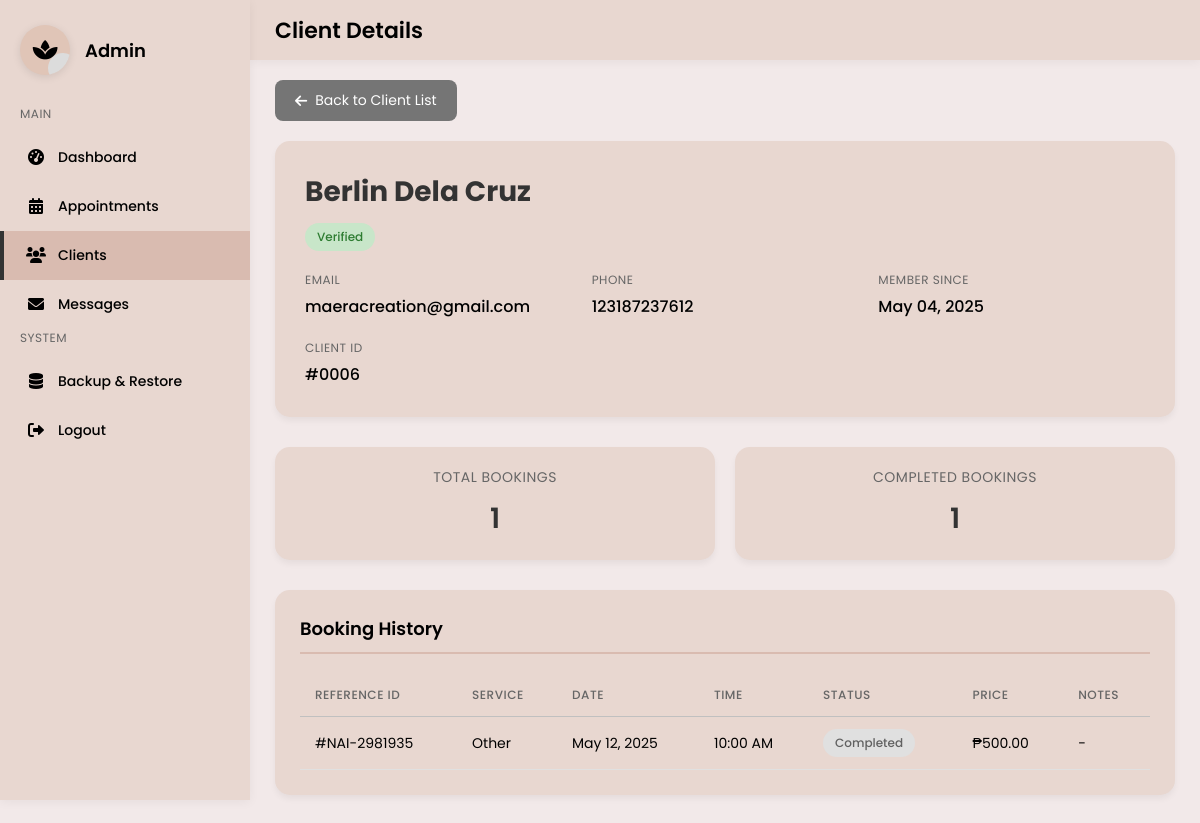
The app's page /client-details.php?id=6 with its own data.
### tables this page shows
CREATE TABLE `users` (
  `id` int(11) NOT NULL AUTO_INCREMENT,
  `first_name` varchar(50) NOT NULL,
  `last_name` varchar(50) NOT NULL,
  `email` varchar(100) NOT NULL,
  `phone` varchar(20) NOT NULL,
  `password` varchar(255) NOT NULL,
  `created_at` timestamp NOT NULL DEFAULT current_timestamp(),
  `verification_token` varchar(64) DEFAULT NULL,
  `token_expiry` datetime DEFAULT NULL,
  `is_verified` tinyint(1) NOT NULL DEFAULT 0,
  PRIMARY KEY (`id`),
  UNIQUE KEY `email` (`email`),
  KEY `idx_email_token` (`email`,`verification_token`),
  KEY `idx_is_verified` (`is_verified`),
  KEY `idx_created_at` (`created_at`),
  KEY `idx_full_name` (`first_name`,`last_name`)
);

CREATE TABLE `bookings` (
  `id` int(11) NOT NULL AUTO_INCREMENT,
  `user_id` int(11) DEFAULT NULL,
  `name` varchar(100) NOT NULL,
  `email` varchar(100) NOT NULL,
  `phone` varchar(20) NOT NULL,
  `service` varchar(50) NOT NULL,
  `date` date NOT NULL,
  `time` varchar(10) NOT NULL,
  `notes` text DEFAULT NULL,
  `technician` varchar(50) DEFAULT 'TBD',
  `duration` int(11) DEFAULT NULL,
  `price` decimal(10,2) DEFAULT NULL,
  `reference_id` varchar(20) NOT NULL,
  `status` enum('pending','confirmed','completed','cancelled') DEFAULT 'pending',
  `created_at` timestamp NOT NULL DEFAULT current_timestamp(),
  PRIMARY KEY (`id`),
  KEY `user_id` (`user_id`),
  CONSTRAINT `bookings_ibfk_1` FOREIGN KEY (`user_id`) REFERENCES `users` (`id`) ON DELETE SET NULL
);

### client-details.php (the view, shortened to what this page needs)
<?php
$conn = mysqli_connect("localhost", "root", "", "nail_architect_db");
$clientId = mysqli_real_escape_string($conn, $_GET['id']);
$clientQuery = "SELECT * FROM users WHERE id = '$clientId'";
$clientResult = mysqli_query($conn, $clientQuery);
$client = mysqli_fetch_assoc($clientResult);
$bookingsQuery = "SELECT b.*, GROUP_CONCAT(bi.image_path) as inspiration_images,
                  pp.image_path as payment_proof
                  FROM bookings b
                  LEFT JOIN booking_images bi ON b.id = bi.booking_id
                  LEFT JOIN payment_proofs pp ON b.id = pp.booking_id
                  WHERE b.user_id = '$clientId'
                  GROUP BY b.id
                  ORDER BY b.created_at DESC";
$bookingsResult = mysqli_query($conn, $bookingsQuery);
$totalBookings = mysqli_num_rows($bookingsResult);
$completedBookings = 0;
mysqli_data_seek($bookingsResult, 0);
while ($booking = mysqli_fetch_assoc($bookingsResult)) {
    if ($booking['status'] == 'completed') {
        $completedBookings++;
    }
}
mysqli_data_seek($bookingsResult, 0);
?>
<!DOCTYPE html>
<html lang="en">
<head>
    <link rel="stylesheet" href="https://cdnjs.cloudflare.com/ajax/libs/font-awesome/6.0.0-beta3/css/all.min.css">
</head>
<body>
    <div class="sidebar">
        <div class="logo-container">
            <div class="logo">
                <i class="fas fa-spa" style="font-size: 22px; z-index: 1;"></i>
            </div>
            <div class="admin-title">Admin</div>
        </div>
        <div class="nav-menu">
            <div class="menu-section">MAIN</div>
            <div class="menu-item" onclick="window.location.href='admin-dashboard.php'">
                <div class="menu-icon"><i class="fas fa-tachometer-alt"></i></div>
                <div class="menu-text">Dashboard</div>
            </div>
            <div class="menu-item" onclick="window.location.href='admin-appointments.php'">
                <div class="menu-icon"><i class="fas fa-calendar-alt"></i></div>
                <div class="menu-text">Appointments</div>
            </div>
            <div class="menu-item active" onclick="window.location.href='clients.php'">
                <div class="menu-icon"><i class="fas fa-users"></i></div>
                <div class="menu-text">Clients</div>
            </div>
            <div class="menu-item" onclick="window.location.href='admin-messages.php'">
                <div class="menu-icon"><i class="fas fa-envelope"></i></div>
                <div class="menu-text">Messages</div>
            </div>
            <div class="menu-section">SYSTEM</div>
            <div class="menu-item" onclick="window.location.href='admin-backup.php'">
                <div class="menu-icon"><i class="fas fa-database"></i></div>
                <div class="menu-text">Backup & Restore</div>
            </div>
            <div class="menu-item" onclick="window.location.href='logout.php'">
                <div class="menu-icon"><i class="fas fa-sign-out-alt"></i></div>
                <div class="menu-text">Logout</div>
            </div>
        </div>
    </div>
    <div class="top-bar">
        <div class="page-title">Client Details</div>
    </div>
    <div class="content-wrapper">
        <a href="clients.php" class="btn-back">
            <i class="fas fa-arrow-left"></i> Back to Client List
        </a>
        <div class="client-header">
            <h1><?php echo $client['first_name'] . ' ' . $client['last_name']; ?></h1>
            <?php
            $statusBadge = $client['is_verified'] ?
                '<span class="status-badge status-verified">Verified</span>' :
                '<span class="status-badge status-unverified">Unverified</span>';
            echo $statusBadge;
            ?>
            <div class="client-info">
                <div class="info-item">
                    <span class="info-label">Email</span>
                    <span class="info-value"><?php echo $client['email']; ?></span>
                </div>
                <div class="info-item">
                    <span class="info-label">Phone</span>
                    <span class="info-value"><?php echo $client['phone']; ?></span>
                </div>
                <div class="info-item">
                    <span class="info-label">Member Since</span>
                    <span class="info-value"><?php echo date('F d, Y', strtotime($client['created_at'])); ?></span>
                </div>
                <div class="info-item">
                    <span class="info-label">Client ID</span>
                    <span class="info-value">#<?php echo str_pad($client['id'], 4, '0', STR_PAD_LEFT); ?></span>
                </div>
            </div>
        </div>
        <div class="dashboard-grid">
            <div class="stat-card">
                <div class="stat-title">Total Bookings</div>
                <div class="stat-value"><?php echo $totalBookings; ?></div>
            </div>
            <div class="stat-card">
                <div class="stat-title">Completed Bookings</div>
                <div class="stat-value"><?php echo $completedBookings; ?></div>
            </div>
        </div>
        <div class="content-section">
            <h2 class="section-title">Booking History</h2>
            <?php if (mysqli_num_rows($bookingsResult) > 0): ?>
                <table>
                    <thead>
                        <tr>
                            <th>REFERENCE ID</th>
                            <th>SERVICE</th>
                            <th>DATE</th>
                            <th>TIME</th>
                            <th>STATUS</th>
                            <th>PRICE</th>
                            <th>NOTES</th>
                        </tr>
                    </thead>
                    <tbody>
                        <?php while ($booking = mysqli_fetch_assoc($bookingsResult)): ?>
                            <tr>
                                <td>#<?php echo $booking['reference_id']; ?></td>
                                <td><?php echo ucwords(str_replace('-', ' ', $booking['service'])); ?></td>
                                <td><?php echo date('M d, Y', strtotime($booking['date'])); ?></td>
                                <td><?php echo date('g:i A', strtotime($booking['time'])); ?></td>
                                <td>
                                    <span class="status-badge status-<?php echo $booking['status']; ?>">
                                        <?php echo ucfirst($booking['status']); ?>
                                    </span>
                                </td>
                                <td>₱<?php echo number_format($booking['price'], 2); ?></td>
                                <td><?php echo $booking['notes'] ?: '-'; ?></td>
                            </tr>
                        <?php endwhile; ?>
                    </tbody>
                </table>
            <?php else: ?>
                <p class="no-data">No bookings found for this client.</p>
            <?php endif; ?>
        </div>
    </div>
</body>
</html>

### client-details.php (style rules this page uses)
* { margin: 0; padding: 0; box-sizing: border-box; font-family: 'Poppins', sans-serif; }
body { background-color: #F2E9E9; padding: 0; }
.sidebar { width: 250px; background-color: #E8D7D0; height: 100vh; padding: 25px 0; position: fixed; overflow-y: auto; left: 0; top: 0; box-shadow: 0 2px 10px rgba(0,0,0,0.05); z-index: 100; }
.logo-container { padding: 0 20px; margin-bottom: 30px; display: flex; align-items: center; }
.logo { width: 50px; height: 50px; border-radius: 50%; background-color: #e0c5b7; position: relative; overflow: hidden; display: flex; align-items: center; justify-content: center; box-shadow: 0 2px 8px rgba(0,0,0,0.1); }
.logo::after { content: ""; position: absolute; width: 30px; height: 30px; border-radius: 50%; background-color: #dcdcdc; right: -8px; bottom: -8px; }
.admin-title { margin-left: 15px; font-weight: 600; font-size: 18px; }
.nav-menu { margin-top: 20px; }
.menu-section { margin-bottom: 10px; padding: 0 20px; font-size: 12px; color: #666; text-transform: uppercase; letter-spacing: 0.5px; }
.menu-item { padding: 12px 20px; display: flex; align-items: center; cursor: pointer; transition: all 0.3s ease; position: relative; border-left: 4px solid transparent; }
.menu-item.active { background-color: #D9BBB0; border-left-color: #333; }
.menu-icon { width: 24px; margin-right: 10px; text-align: center; font-size: 16px; }
.menu-text { font-size: 14px; font-weight: 500; }
.content-wrapper { margin-left: 250px; padding: 25px; padding-top: 80px; }
.top-bar { position: fixed; top: 0; left: 250px; right: 0; height: 60px; background-color: #E8D7D0; display: flex; align-items: center; justify-content: space-between; padding: 0 25px; box-shadow: 0 2px 10px rgba(0,0,0,0.05); z-index: 99; }
.page-title { font-size: 22px; font-weight: 600; }
.btn-back { display: inline-flex; align-items: center; gap: 8px; padding: 10px 20px; background-color: #757575; color: white; text-decoration: none; border-radius: 8px; font-size: 14px; transition: all 0.3s ease; margin-bottom: 20px; }
.client-header { background-color: #E8D7D0; padding: 30px; border-radius: 15px; box-shadow: 0 4px 6px rgba(0,0,0,0.05); margin-bottom: 30px; }
.client-header h1 { color: #333; margin-bottom: 10px; font-size: 28px; }
.client-info { display: grid; grid-template-columns: repeat(auto-fit, minmax(250px, 1fr)); gap: 20px; margin-top: 20px; }
.info-item { display: flex; flex-direction: column; }
.info-label { color: #666; font-size: 12px; margin-bottom: 5px; text-transform: uppercase; letter-spacing: 0.5px; }
.info-value { font-weight: 500; font-size: 16px; }
.status-badge { padding: 5px 12px; border-radius: 20px; font-size: 12px; font-weight: 500; display: inline-block; }
.status-verified { background-color: #c8e6c9; color: #2e7d32; }
.status-completed { background-color: #e0e0e0; color: #616161; }
.dashboard-grid { display: grid; grid-template-columns: repeat(4, 1fr); gap: 20px; margin-bottom: 30px; }
.stat-card { background-color: #E8D7D0; border-radius: 15px; padding: 20px; transition: all 0.3s ease; box-shadow: 0 4px 6px rgba(0,0,0,0.05); display: flex; flex-direction: column; text-align: center; }
.stat-title { font-size: 14px; color: #666; margin-bottom: 10px; text-transform: uppercase; letter-spacing: 0.5px; }
.stat-value { font-size: 28px; font-weight: 600; color: #333; }
.content-section { background-color: #E8D7D0; border-radius: 15px; padding: 25px; margin-bottom: 30px; box-shadow: 0 4px 6px rgba(0,0,0,0.05); }
.section-title { font-size: 18px; font-weight: 600; margin-bottom: 20px; padding-bottom: 10px; border-bottom: 2px solid #D9BBB0; }
table { width: 100%; border-collapse: collapse; }
th, td { padding: 12px 15px; text-align: left; }
th { border-bottom: 1px solid #c0c0c0; font-size: 12px; color: #666; text-transform: uppercase; letter-spacing: 0.5px; font-weight: 500; }
td { border-bottom: 1px solid #e0e0e0; font-size: 14px; }
@media (max-width: 1200px) { .dashboard-grid { grid-template-columns: repeat(2, 1fr); } }

### records on screen
users: first_name "Berlin", last_name "Dela Cruz", email "maeracreation@gmail.com", phone "123187237612", created_at "May 04, 2025", id "0006"
bookings: reference "NAI-2981935", service "Other", date "May 12, 2025", time "10:00 AM", status "Completed", price "500.00", notes "-"

### other values on screen
$totalBookings "1"
$completedBookings "1"
